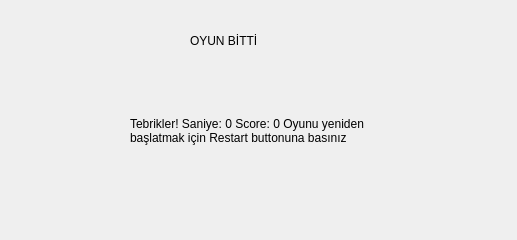
<?xml version="1.0" encoding="UTF-8"?>
<ui version="4.0">
 <class>Result</class>
 <widget class="QWidget" name="Result">
  <property name="geometry">
   <rect>
    <x>0</x>
    <y>0</y>
    <width>517</width>
    <height>240</height>
   </rect>
  </property>
  <property name="windowTitle">
   <string>Form</string>
  </property>
  <widget class="QLabel" name="game_finish_header">
   <property name="geometry">
    <rect>
     <x>190</x>
     <y>10</y>
     <width>141</width>
     <height>61</height>
    </rect>
   </property>
   <property name="styleSheet">
    <string notr="true">font: 20pt &quot;Segoe UI&quot;;</string>
   </property>
   <property name="text">
    <string>OYUN BİTTİ</string>
   </property>
  </widget>
  <widget class="QLabel" name="message_label">
   <property name="geometry">
    <rect>
     <x>130</x>
     <y>90</y>
     <width>271</width>
     <height>81</height>
    </rect>
   </property>
   <property name="text">
    <string>Tebrikler! Saniye: 0 Score: 0 Oyunu yeniden  
başlatmak için Restart buttonuna basınız</string>
   </property>
  </widget>
 </widget>
 <resources/>
 <connections/>
</ui>
